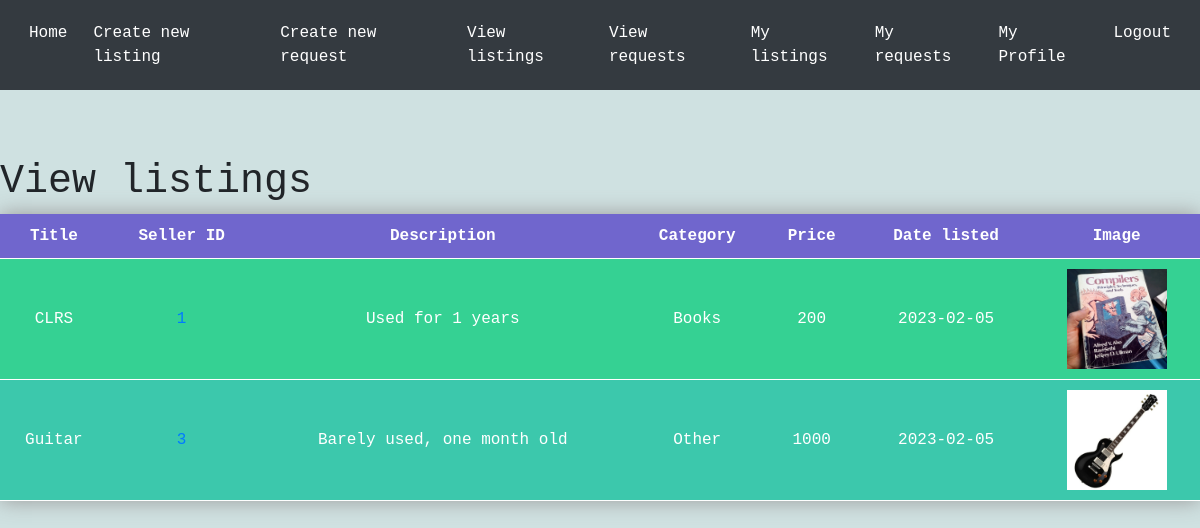
The app's page /viewlistings (signed in), older data.
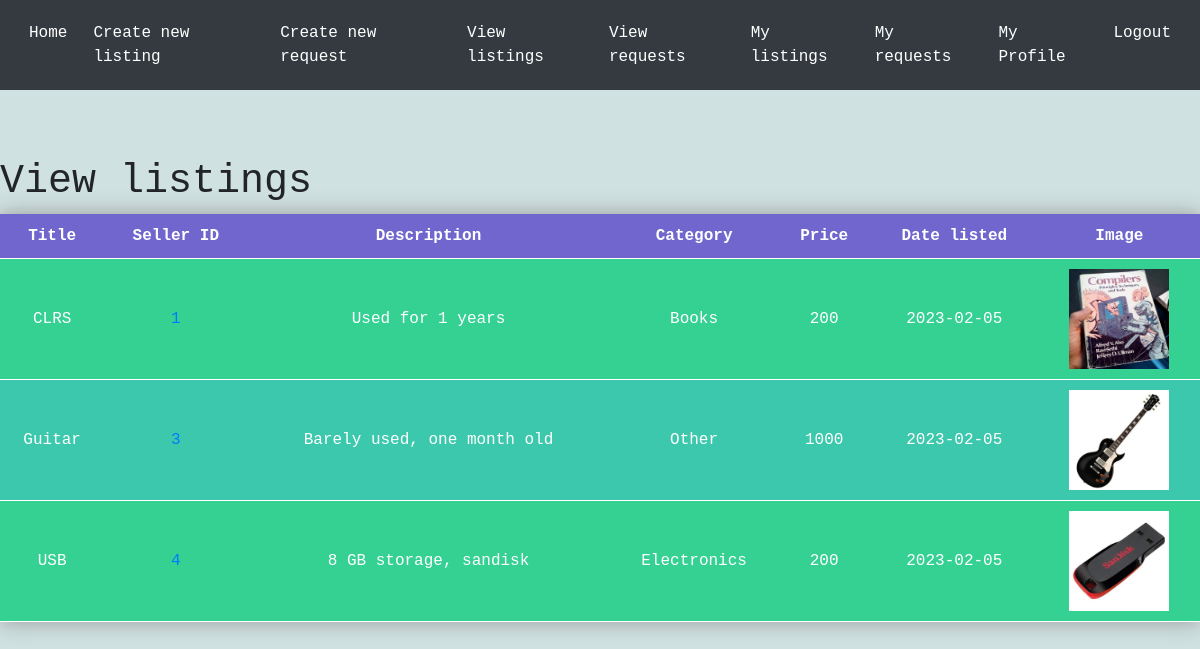
The same page, newer data.
### tables this page shows
CREATE TABLE listings (
    id INTEGER PRIMARY KEY AUTOINCREMENT,
    user_id INTEGER NOT NULL,
    title TEXT NOT NULL,
    description TEXT NOT NULL,
    category TEXT NOT NULL,
    price INTEGER NOT NULL,
    date DATE,
    FOREIGN KEY (user_id) REFERENCES Users(id)
);

### app.py (the view)
@app.route('/viewlistings')
def viewlistings():
    conn = sqlite3.connect('database.db')
    c = conn.cursor()
    c.execute("SELECT * FROM listings where user_id != ?",(session['id'],))
    listings = c.fetchall()
    return render_template('viewlistings.html', listings=listings)

### templates/viewlistings.html (shortened to what this page needs)
{% extends 'base.html' %}
{% block content %}
    <h1>View listings</h1>
    <table class="neon-table">
        <tr>
            <th>Title</th>
            <th>Seller ID</th>
            <th>Description</th>
            <th>Category</th>
            <th>Price</th>
            <th>Date listed</th>
            <th>Image</th>
        </tr>
        {% for listing in listings %}
        <tr>
            <td>{{listing[2]}}</td>
            <td>
                <a href="{{ url_for('otherprofile', id=listing[1]) }}">
                {{listing[1]}}
                </a>
            </td>
            <td>{{listing[3]}}</td>
            <td>{{listing[4]}}</td>
            <td>{{listing[5]}}</td>
            <td>{{listing[6]}}</td>
            <td><img src="{{ url_for('static',filename='uploads/'+ listing[0]|string +'.jpg') }}" alt="{{listing[5]}}" width="100" height="100"></td>
        </tr>
        {% endfor %}
    </table>
{% endblock %}

Row changes from the older to the newer data that the page shows:
added listings: title "USB", user "4", description "8 GB storage, sandisk", category "Electronics", price "200", date "2023-02-05", shows a picture
